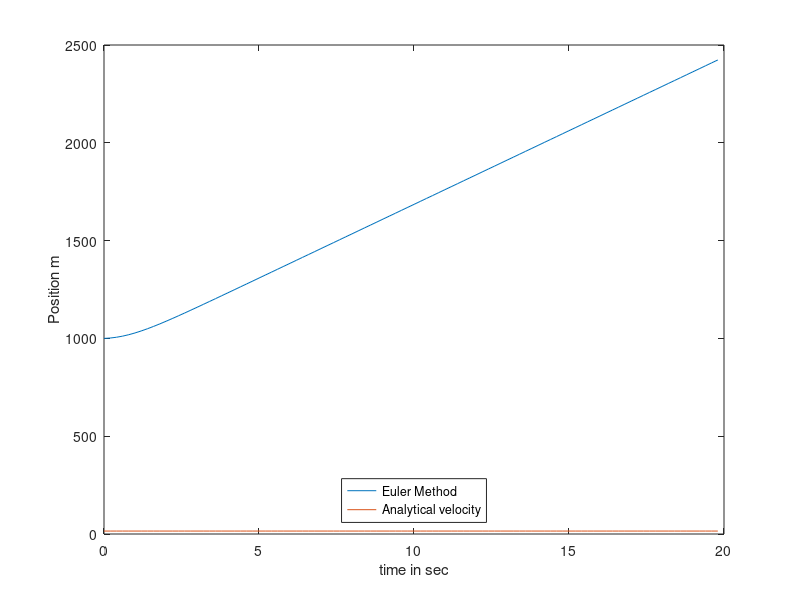

Here is the MATLAB script that generated this plot:
clear all;
V0 = 0; % initial speed
m = 0.05; % mass in kg
g = 9.81; % gravity acceleration kg/m3
rho = 1.2; % Air density
A = 0.009; % Object area
cw = 0.4; % Numerical drag coefficient
k = 0.5*cw*rho*A; % Coefficient
N = 100; % Time step
V = zeros(1,N); % Speed
V(1)=V0;
deltat=0.2;
pos(1) = 1000; % Start height

for i=1:N-1
V(i+1)=V(i)+deltat*(g-(k/m)*V(i)^2); %c calculate the velocity
pos(i+1) = pos(i) + V(i+1); % calculate the position
end
t=(0:N-1)*deltat;
vterminal=sqrt(g*m/k); % Terminal velocity


plot(t,pos,t,ones(1,N)*vterminal);
xlabel('time in sec');
ylabel('Position m');
legend ('Euler Method', 'Analytical velocity','location','south');
